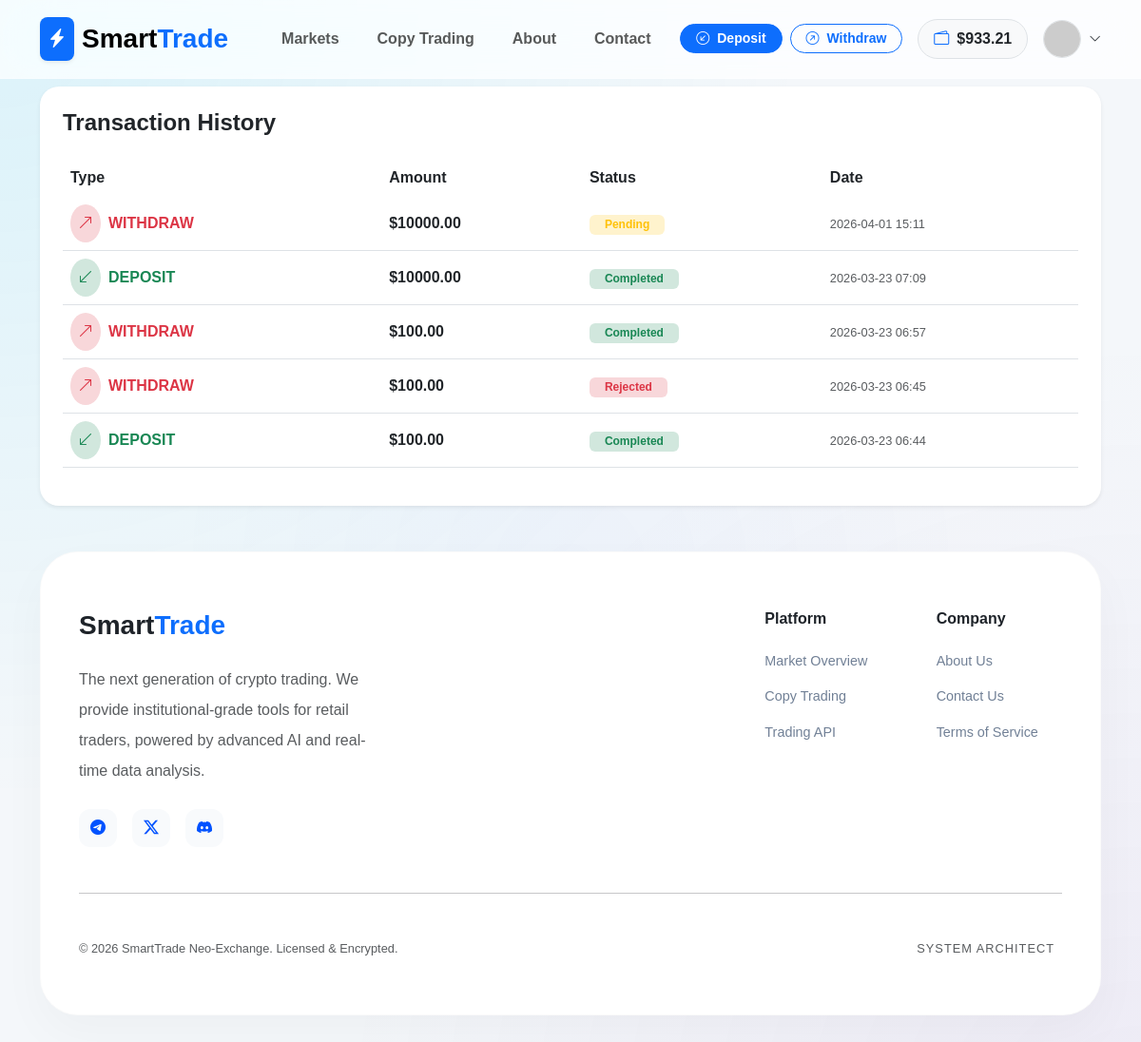
The page /transactions/history/ (signed in) on the database as committed earlier.
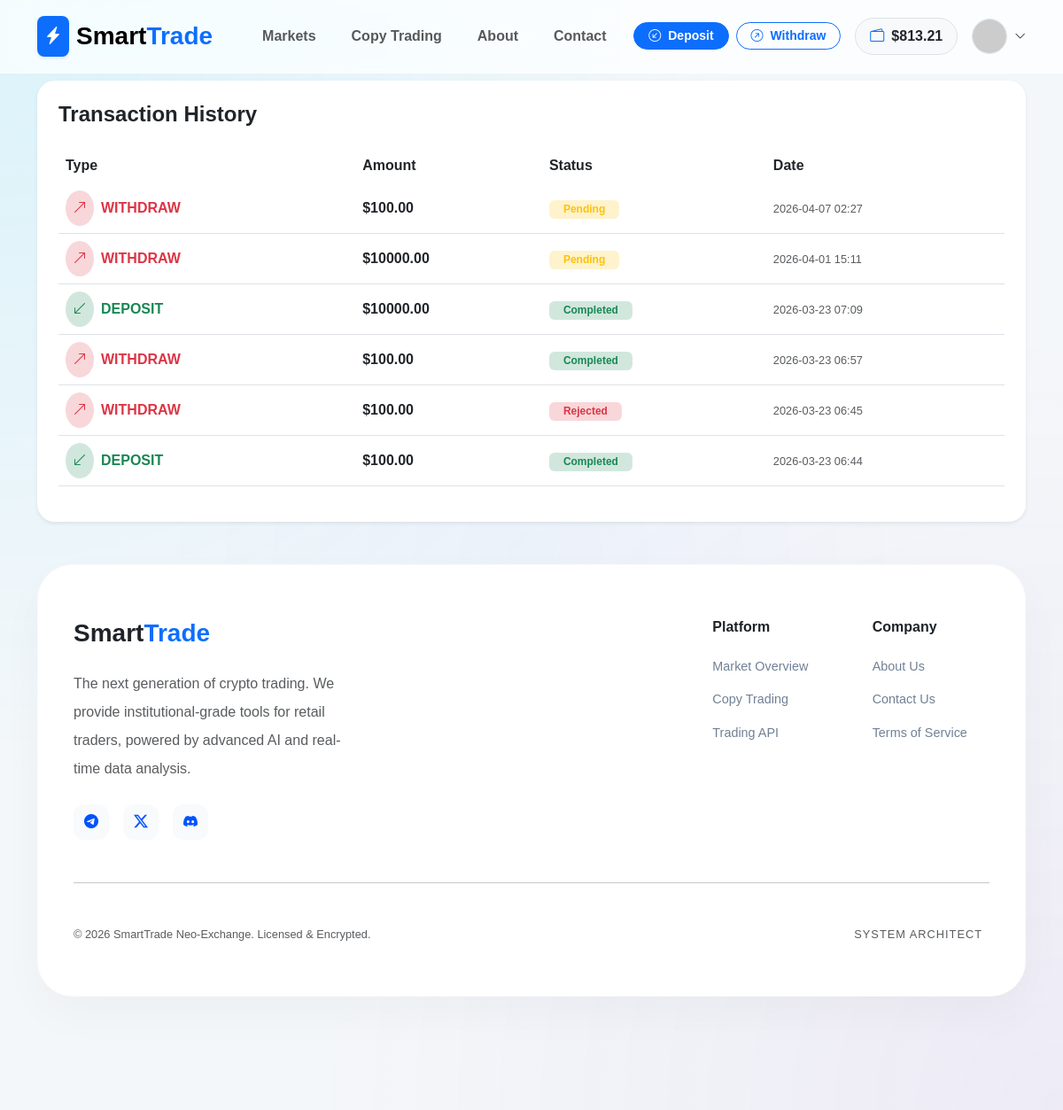
The same page on the database as committed later.
### apps/accounts/models.py (models this page shows, shortened)
class User(AbstractUser):
    email = models.EmailField(unique=True, verbose_name="Email Address")
    balance = models.DecimalField(
        max_digits=20,
        decimal_places=2,
        default=0.00,
        verbose_name="Total Balance (USDT)"
    )
    wallet_address = models.CharField(
        max_length=255,
        blank=True,
        null=True,
        verbose_name="User Wallet Address"
    )
    is_verified = models.BooleanField(default=True)
    referred_by = models.ForeignKey('self', on_delete=models.SET_NULL, null=True, blank=True)
    referral_code = models.CharField(max_length=10, unique=True, blank=True)
    USERNAME_FIELD = 'email'
    REQUIRED_FIELDS = ['username']
    class Meta:
        verbose_name = 'User'
        verbose_name_plural = 'Users'

### apps/transactions/models.py (models this page shows, shortened)
class Transaction(models.Model):
    TRANSACTION_TYPES = (
        ('deposit', 'Deposit'),
        ('withdraw', 'Withdraw'),
    )
    STATUS_CHOICES = (
        ('pending', 'Pending'),
        ('approved', 'Approved'),
        ('rejected', 'Rejected'),
    )
    user = models.ForeignKey(settings.AUTH_USER_MODEL, on_delete=models.CASCADE)
    tx_type = models.CharField(max_length=10, choices=TRANSACTION_TYPES)
    amount = models.DecimalField(max_digits=20, decimal_places=2)
    fee = models.DecimalField(max_digits=20, decimal_places=2, default=0.00)
    currency = models.CharField(max_length=10, default='USDT')
    tx_hash = models.CharField(max_length=255)
    status = models.CharField(max_length=10, choices=STATUS_CHOICES, default='pending')
    created_at = models.DateTimeField(auto_now_add=True)
    updated_at = models.DateTimeField(auto_now=True)
    NETWORK_CHOICES = (
        ('TRC20', 'TRC20'),
        ('BEP20', 'BEP20'),
    )
    network = models.CharField(max_length=10, choices=NETWORK_CHOICES, default='TRC20')

### apps/transactions/views.py (the view)
# urls.py: path('history/', views.transaction_history, name='history'),
@login_required
def transaction_history(request):
    transactions = Transaction.objects.filter(user=request.user).order_by('-created_at')
    return render(request, 'transactions/history.html', {
        'transactions': transactions,
        'page_title': 'Transaction History'
    })

### apps/accounts/views.py (called while the page is built)
def user_notifications(request):
    if request.user.is_authenticated:
        return {
            'unread_notifications': request.user.notifications.filter(is_read=False).order_by('-created_at')
        }
    return {}

### templates/transactions/history.html
{% extends 'base.html' %}
{% block content %}
<div class="card border-0 shadow-sm" style="border-radius: 20px;">
    <div class="card-body p-4">
        <h4 class="fw-bold mb-4">Transaction History</h4>
        <div class="table-responsive">
            <table class="table table-hover align-middle">
                <thead class="bg-light">
                    <tr>
                        <th class="border-0">Type</th>
                        <th class="border-0">Amount</th>
                        <th class="border-0">Status</th>
                        <th class="border-0">Date</th>
                    </tr>
                </thead>
                <tbody>
                    {% for tx in transactions %}
                    <tr onclick="window.location='{% url 'transactions:transaction_detail' tx.id %}'" style="cursor: pointer;">                        <td>
                            <div class="d-flex align-items-center">
                                <div class="p-2 rounded-circle {% if tx.tx_type == 'deposit' %}bg-success-subtle{% else %}bg-danger-subtle{% endif %} me-2">
                                    <i class="bi {% if tx.tx_type == 'deposit' %}bi-arrow-down-left text-success{% else %}bi-arrow-up-right text-danger{% endif %}"></i>
                                </div>
                                <span class="fw-bold {% if tx.tx_type == 'deposit' %}text-success{% else %}text-danger{% endif %}">
                                    {{ tx.tx_type|upper }}
                                </span>
                            </div>
                        </td>
                        <td class="fw-bold">${{ tx.amount }}</td>
                        <td>
                            {% if tx.status == 'approved' %}
                                <span class="badge bg-success-subtle text-success px-3">Completed</span>
                            {% elif tx.status == 'pending' %}
                                <span class="badge bg-warning-subtle text-warning px-3">Pending</span>
                            {% else %}
                                <span class="badge bg-danger-subtle text-danger px-3">Rejected</span>
                            {% endif %}
                        </td>
                        <td class="text-muted small">{{ tx.created_at|date:"Y-m-d H:i" }}</td>
                    </tr>
                    {% empty %}
                    <tr>
                        <td colspan="4" class="text-center py-5 text-muted">No transactions recorded yet.</td>
                    </tr>
                    {% endfor %}
                </tbody>
            </table>
        </div>
    </div>
</div>
{% endblock %}

### templates/base.html (shortened to what the changed rows need)
<!DOCTYPE html>
<html lang="en">
<head>
    <link href="https://cdn.jsdelivr.net/npm/bootstrap@5.3.0/dist/css/bootstrap.min.css" rel="stylesheet">
    <link rel="stylesheet" href="https://cdn.jsdelivr.net/npm/bootstrap-icons@1.11.0/font/bootstrap-icons.css">
    <link href="https://cdn.jsdelivr.net/gh/rastikerdar/vazirmatn@v33.003/Vazirmatn-font-face.css" rel="stylesheet">
    <link rel="stylesheet" href="https://cdnjs.cloudflare.com/ajax/libs/animate.css/4.1.1/animate.min.css"/>
</head>
<body>
<div class="bg-mesh"></div>
<nav class="navbar navbar-expand-lg sticky-top d-none d-lg-block">
    <div class="container">
        <div class="collapse navbar-collapse">
            <div class="ms-auto d-flex align-items-center gap-3">
                {% if user.is_authenticated %}
                    <div class="d-none d-xl-flex gap-2">
                        <a href="{% url 'transactions:deposit' %}" class="btn btn-sm btn-primary rounded-pill px-3 fw-bold">
                            <i class="bi bi-arrow-down-left-circle me-1"></i> Deposit
                        </a>
                        <a href="{% url 'transactions:withdraw' %}" class="btn btn-sm btn-outline-primary rounded-pill px-3 fw-bold">
                            <i class="bi bi-arrow-up-right-circle me-1"></i> Withdraw
                        </a>
                    </div>
                    <div class="bg-light px-3 py-2 rounded-pill fw-bold border d-flex align-items-center">
                        <i class="bi bi-wallet2 text-primary me-2"></i>
                        <span class="text-dark">${{ user.balance|floatformat:2 }}</span>
                    </div>
                    <div class="dropdown">
                        <div class="d-flex align-items-center gap-2" data-bs-toggle="dropdown" style="cursor:pointer">
                            <img src="https://ui-avatars.com/api/?name={{ user.username }}&background=0052FF&color=fff&bold=true" class="rounded-circle border" width="40" height="40">
                            <i class="bi bi-chevron-down small"></i>
                        </div>
                    </div>
                {% else %}
                    <a href="{% url 'accounts:login' %}" class="btn fw-bold px-4">Login</a>
                    <a href="{% url 'accounts:register' %}" class="btn btn-primary rounded-pill px-4 fw-bold shadow-sm">Join Now</a>
                {% endif %}
            </div>
        </div>
    </div>
</nav>
<div class="container mt-2 animate__animated animate__fadeIn">
    <div class="position-fixed top-0 end-0 p-3" style="z-index: 2000; margin-top: 80px;">
    </div>
    {% block content %}{% endblock %}
</div>
<footer class="mt-5 pb-5">
    <div class="container">
    </div>
</footer>
</body>
</html>

Rows that differ between the two databases and show on the page:
changed User: balance "933.21" → "813.21"
added Transaction: tx_type "WITHDRAW", amount "100.00", status "Pending", created_at "2026-04-07 02:27"
